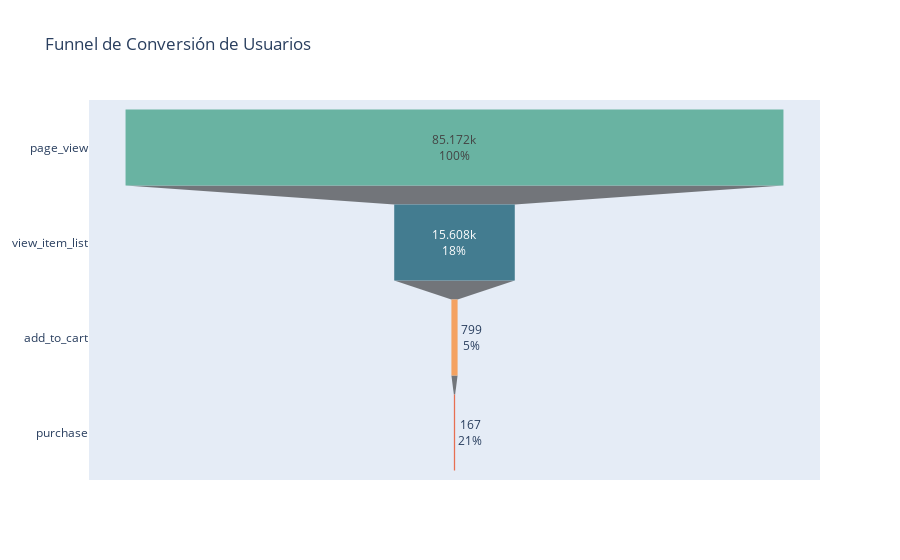

The code cell stored with this chart in its notebook:
### Markdown cell above
Mirando estos números, podemos ver como representan a la perfección el embudo de conversión, veamoslo con mayor claridad.

### Code cell
import plotly.graph_objects as go

conversion_steps = ['page_view', 'view_item_list', 'add_to_cart', 'purchase']

funnel = df[df['event_name'].isin(conversion_steps)]
funnel_counts = funnel['event_name'].value_counts().reindex(conversion_steps)

fig = go.Figure(go.Funnel(
    y=conversion_steps,
    x=funnel_counts.values,
    textinfo="value+percent previous",
    marker=dict(color=['#69b3a2', '#437c90', '#f4a261', '#e76f51'])
))

fig.update_layout(title='Funnel de Conversión de Usuarios')
fig.show()

### Figure 1 — Plotly figure (JSON) as saved in the notebook; plotly's stock layout.template omitted (floating-point values rounded to 4 significant figures)
{"data": [{"marker": {"color": ["#69b3a2", "#437c90", "#f4a261", "#e76f51"]}, "textinfo": "value+percent previous", "type": "funnel", "x": [85172, 15608, 799, 167], "y": ["page_view", "view_item_list", "add_to_cart", "purchase"]}], "layout": {"title": {"text": "Funnel de Conversión de Usuarios"}}}
